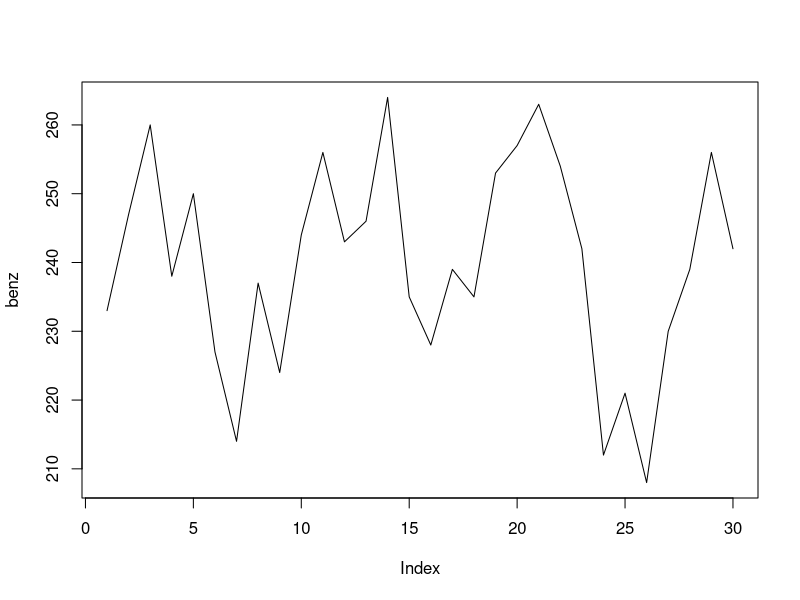
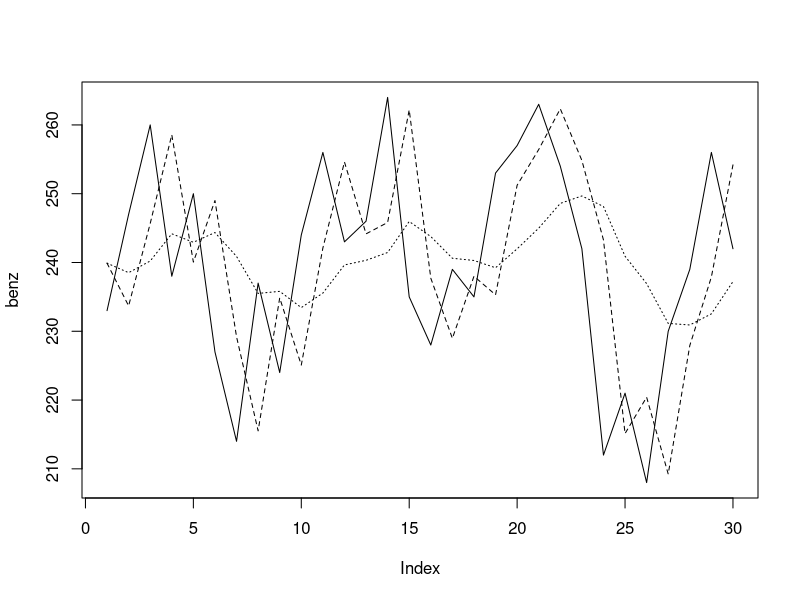
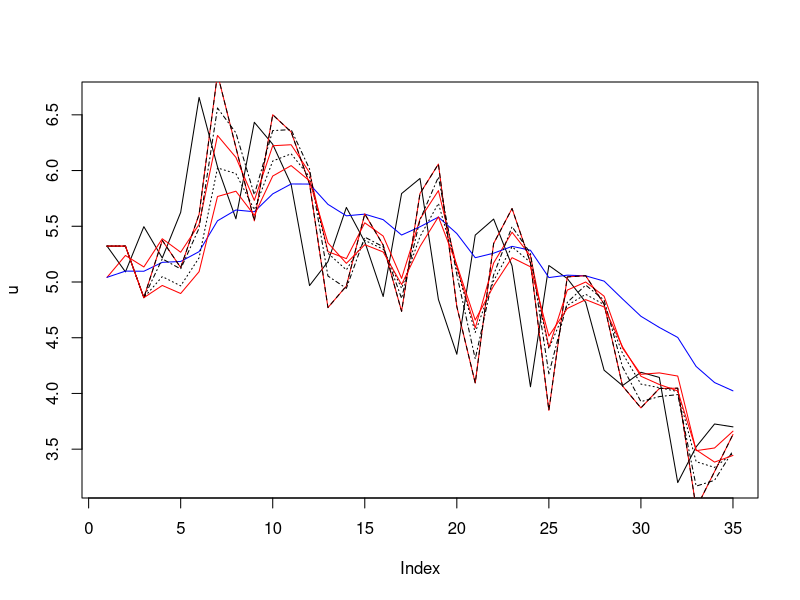
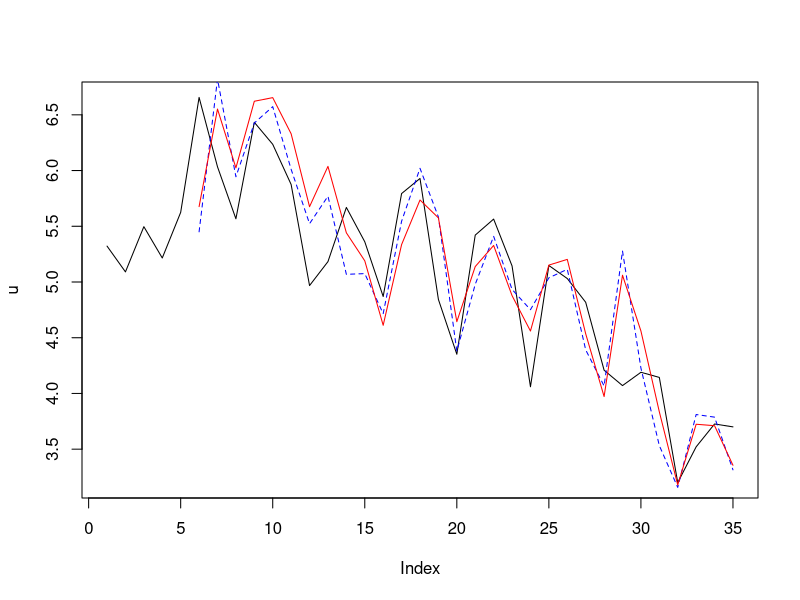
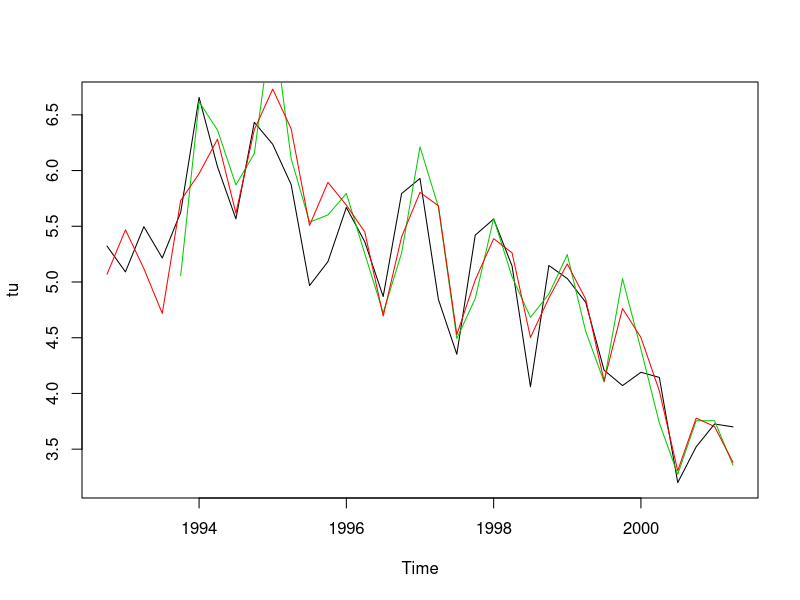
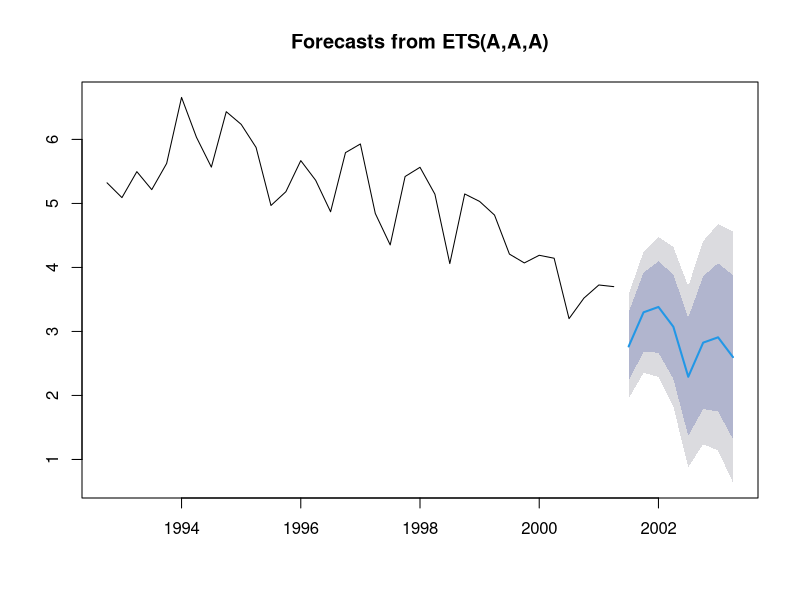
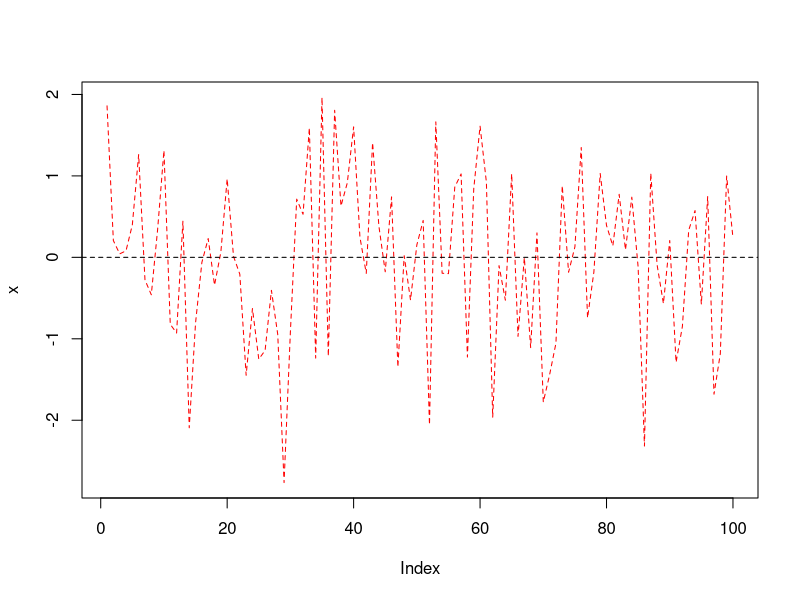
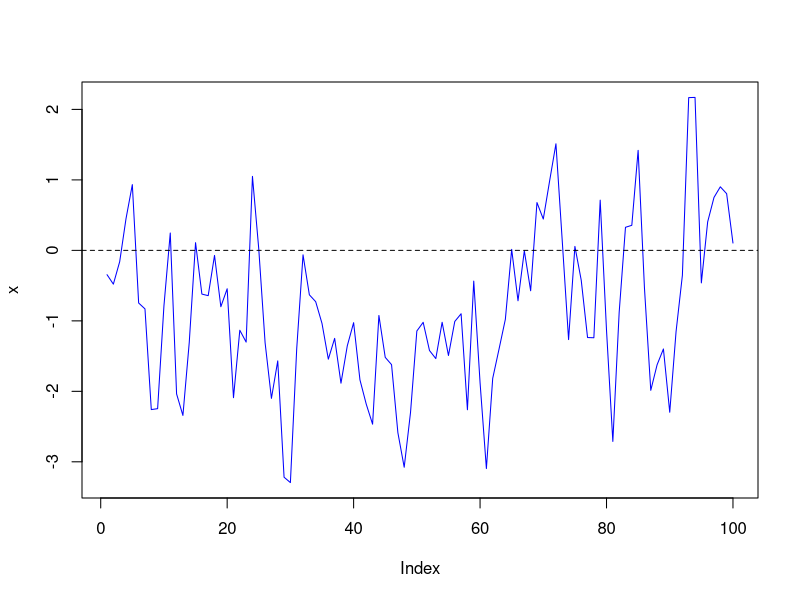

These figures' R source, in order:
## Esercizio ex Tab. 4.1
benz <- read.table(file="data/fig.4_1.dat")[,1]

plot(benz, type="l")
#Si può vedere graficamente che è stazionaria: allora posso usare lisciamento esponenziale semplice
## per equazione di y con lisciamento esponenziale
delta <- 0.1

y <- benz

## usando (4.1):
yhat <- rep(NA, length(y))
n <- length(y)
## valore iniziale
yhat[1] <- mean(y)
for(i in 1:(n-1)) {
    yhat[i+1] <- (1-delta) * sum(delta^(0:(i-1))*y[i:1])
}

## usando (4.2):
yhat <- rep(NA, length(y))
n <- length(y)
## valore iniziale
yhat[1] <- mean(y)
for(i in 1:(n-1)) {
    yhat[i+1] <- delta*yhat[i] + (1-delta)*y[i]
}

## una funzione le()
le <- function(y, delta) {
    yhat <- rep(NA, length(y))
    n <- length(y)
    ## valore iniziale
    yhat[1] <- mean(y)
    for(i in 1:(n-1)) {
        yhat[i+1] <- delta*yhat[i] + (1-delta)*y[i]
    }
    return(yhat)
}

le(benz, 0.1) # produce i risultati di p. 143

## Figura 4.2:
plot(benz, type="l")
lines(le(benz, 0.1), lty=2)
lines(le(benz, 0.8), lty=3)

## esempio: stima
## "grid search"
m <- 5
for(i in 1:9/10) {
    res2 <- (benz - le(benz, delta=i))^2
    ssres <- sum(res2[(m+1):length(res2)])
    print(ssres)
}

## stima con ottimizzazione numerica,
## criterio dei MQ
crit.fun <- function(delta, y, m) {
    res2 <- (y - le(y, delta=delta))^2
    ssres <- sum(res2[(m+1):length(res2)])
    return(ssres)
}
## es.
crit.fun(0.2, y, 5)

myopt <- optim(par=0.1, fn=crit.fun, y=benz, m=5, 
               method="Brent", lower=0, upper=1)
myopt$par
myopt$value

######################################

## es. Fig. 4.3 tasso di disocc in Veneto
u <- read.table(file="data/fig.4_3.dat")[,1]
plot(u, type="l")

## vedi cosa succederebbe con ES:
lines(le(u, 0.3), col="red")
lines(le(u, 0.8), col="blue")

## Metodo di Holt e Winters:
n <- length(u)
Lhat <- rep(NA, n)
That <- rep(NA, n)
yhat <- rep(NA, n)
alfa <- 0.1
beta <- 0.7

## valore iniziale
Lhat[1] <- yhat[1] <- u[1]
That[1] <- 0
yhat[2] <- Lhat[1]
Lhat[2] <- u[2]
That[2] <- u[2] - u[1]
yhat[3] <- Lhat[2] + That[2]*1
## da 3 in poi
for(i in 3:(n-1)) {
    Lhat[i] <- alfa * (Lhat[i-1]+That[i-1]) + (1-alfa)*u[i]
    That[i] <- beta*That[i-1] + (1-beta)*(Lhat[i]-Lhat[i-1])
    yhat[i+1] <- Lhat[i] + That[i]*1
}

lines(yhat, col="red")

## in una funzione:
hw <- function(y, alfa, beta) {
    n <- length(y)
    Lhat <- rep(NA, n)
    That <- rep(NA, n)
    yhat <- rep(NA, n)
    
    ## valore iniziale
    Lhat[1] <- yhat[1] <- y[1]
    That[1] <- 0
    yhat[2] <- Lhat[1]
    Lhat[2] <- y[2]
    That[2] <- y[2] - y[1]
    yhat[3] <- Lhat[2] + That[2]*1
    
    ## da 3 in poi
    for(i in 3:(n-1)) {
        Lhat[i] <- alfa * (Lhat[i-1]+That[i-1]) + (1-alfa)*y[i]
        That[i] <- beta*That[i-1] + (1-beta)*(Lhat[i]-Lhat[i-1])
        yhat[i+1] <- Lhat[i] + That[i]*1
    }
    return(yhat)
}

lines(hw(u, 0.1, 0.7), lty=2)
lines(hw(u, 0.3, 0.7), lty=4)
lines(hw(u, 0.4, 0.9), lty=3)

## chi sono i parametri ottimali?
## criterio dei MQ
crit.fun.hw <- function(betas, y, m) {
    alfa <- betas[1]
    beta <- betas[2]
    res2 <- (y - hw(y, alfa=alfa, beta=beta))^2
    ssres <- sum(res2[(m+1):length(res2)])
    return(ssres)
}
## es.
crit.fun.hw(c(0.1, 0.7), u, 5)

myopt <- optim(par=c(0,0), fn=crit.fun.hw, y=u, m=5, 
               method="L-BFGS-B",
               lower=c(0,0), upper=c(1,1))
myopt$par
myopt$value
lines(hw(u, alfa=myopt$par[1],
         beta=myopt$par[2]), col="red")

###### HW con stagionalità:

## direttamente in una funzione
hws <- function(y, alfa, beta, gamma) {
    ## fisso per semplicità la stagionalità a 4;
    ## sempre per semplicità partiamo sempre dal
    ## primo periodo
    n <- length(y)
    Lhat <- rep(NA, n)
    That <- rep(NA, n)
    Shat <- rep(NA, n)
    yhat <- rep(NA, n)
    
    ## valore iniziale: come pag. 147
    Lhat[3] <- 1/8*y[1] + 1/4*sum(y[2:4]) + 1/8*y[5]
    Lhat[4] <- 1/8*y[2] + 1/4*sum(y[3:5]) + 1/8*y[6]
    That[4] <- Lhat[4] - Lhat[3]
    Shat[4] <- y[4] - Lhat[4]
    Shat[3] <- y[3] - Lhat[3]
    Shat[2] <- y[2] - Lhat[3] -(-1)*That[4] # +That[4]
    Shat[1] <- y[1] - Lhat[3] -(-2)*That[4] # +2*That[4]  
    
    ## legge di aggiornamento:
    ## da 5 in poi
    for(i in 5:(n-1)) {
        Lhat[i] <- alfa * (Lhat[i-1]+That[i-1]) +
            (1-alfa)*(y[i]-Shat[i-4])    # aggiunta stagionalità
        That[i] <- beta*That[i-1] +
            (1-beta)*(Lhat[i]-Lhat[i-1]) # trend non cambia
        Shat[i] <- gamma*Shat[i-4] + 
            (1-gamma)*(y[i]-Lhat[i])
        ## qui è k=1 allora k<S
        yhat[i+1] <- Lhat[i] + That[i]*1 + Shat[i+1-4]
    }
    return(yhat)
}

## esempio del libro (vedi piccole differenze nel commento
## alla funzione)
plot(u, type="l")
lines(hws(u, 0.3, 0.7, 0.1), lty=2, col="blue")

## cerca parametri ottimali:
crit.fun.hws <- function(betas, y, m) {
    res2 <- (y - hws(y, alfa=betas[1],
                     beta=betas[2], gamma=betas[3]))^2
    ssres <- sum(res2[(m+1):length(res2)])
    return(ssres)
}

myopt <- optim(par=c(0,0,0), fn=crit.fun.hws, y=u, m=5, 
               method="L-BFGS-B",
               lower=c(0,0,0), upper=c(1,1,1))
myopt$par
myopt$value
lines(hws(u, alfa=myopt$par[1],
          beta=myopt$par[2],
          gamma=myopt$par[3]),
      col="red")

#### stesso esempio, funzioni "pronte" ####

## funzione "pronta" di R base, stesso metodo
tu <- ts(u, start=c(1992,4), freq=4)
hwmod <- HoltWinters(tu, seasonal="additive")

plot(tu)
fit.hw <- ts(c(rep(NA, 4), fitted(hwmod)[,"xhat"]),
             start=c(1992,4), freq=4)
lines(fit.hw, col="green3")

## idem, package "forecast"
library(forecast)
etsmod <- ets(tu, model="AAA")
lines(fitted(etsmod), col="red")

plot(forecast(etsmod, 8))


##### Analisi dei punti di svolta #####

## esempi:
## serie "del tutto casuale" (=generata plausibilmente
## da un processo white noise)
wn <- rnorm(100)
plotl <- function(x, ...) {
    plot(x, type="l", ...)
    abline(h=0, lty=2)
}
plotl(wn, col="red", lty=2)

## serie positivamente autocorrelata
ar1 <- function(n=100, rho=0) {
    y <- rep(NA, n)
    y[1] <- rnorm(1)
    for(i in 2:n) y[i] <- rho*y[i-1] + rnorm(1)
    return(y)
}
arp <- ar1(100, 0.7)
plotl(arp, col="blue")

## serie correlata negativamente: "attraversa" pi�
## spesso l'asse x
arn <- ar1(100, -0.7)
plotl(arn, col="blue")


## calcola punti di svolta della serie originale:
chpu <- c(NA, rep(0, length(u)-2), NA)

for(i in 2:(length(u)-1)) {
    if((u[i]>u[i-1] & u[i]>u[i+1]) | 
       (u[i]<u[i-1] & u[i]<u[i+1])) {
        chpu[i] <- 1
    }
}


u.hat <- hws(u, alfa=myopt$par[1],
             beta=myopt$par[2],
             gamma=myopt$par[3])
## fill first 5 vals.
u.hat[1:5] <- u[1:5]

chp.hat <- c(NA, rep(0, length(u)-2), NA)

for(i in 2:(length(u.hat)-1)) {
    if((u.hat[i]>u.hat[i-1] & u.hat[i]>u.hat[i+1]) | 
       (u.hat[i]<u.hat[i-1] & u.hat[i]<u.hat[i+1])) {
        chp.hat[i] <- 1
    }
}

## tabella di contingenza: quanti previsti correttamente?
table(chpu, chp.hat)



## Test dei punti di svolta (p.127):

## funzione che calcola i punti di svolta per una
## serie qualunque:
chp <- function(x) {
    ## init a zero
    mychp <- c(NA, rep(0, length(x)-2), NA)
    for(i in 2:(length(x)-1)) {
        ## se svolta poni a 1
        if((x[i]>x[i-1] & x[i]>x[i+1]) | 
           (x[i]<x[i-1] & x[i]<x[i+1])) {
            mychp[i] <- 1
        }
    }
    return(mychp)
}

chp.test <- function(x) {
    p.hat <- sum(chp(x), na.rm=TRUE)
    n <- length(x)
    tp.n <- (p.hat - 2*(n-2)/3)/sqrt((16*n-29)/90)
    p.val <- 2*(1 - pnorm(abs(tp.n)))
    
    names(tp.n) <- "Z test"
    dname <- paste(deparse(substitute(x)))
    
    mytest <- list(statistic = tp.n, 
                   method = "Test dei punti di svolta",
                   p.value = p.val, data.name = dname,
                   alternative = "Series 'not random'")
    class(mytest) <- "htest"
    return(mytest)
}
chp.test(u)

## analogamente, valutiamo la "casualità" dei residui
## (errori di previsione) u - u.hat

## prima li disegniamo
par(mfrow=c(2,1))
res <- u-u.hat
plot(u, type="l")
lines(u.hat, col="red")
plot(res, type="l", col="blue")
## ripristino
par(mfrow=c(1,1))

## test formale:
chp.test(res)

## proviamo sulle serie simulate
chp.test(arn)


## simulazione per determinare le proprietà empiriche
## del nostro test (in particolare il livello di sign.)

## simuliamo 100 serie perfettamente casuali di 50 oss.
simdatamat <- matrix(nrow=50, ncol=100)
for(i in 1:100) simdatamat[, i] <- ar1(50, -0.7) #rnorm(50)

myres <- apply(simdatamat, 2,
               FUN=function(x) chp.test(x)$p.value)
## empirical size:
sum(myres < 0.05)/length(myres)


## Ancora sulle medie mobili: decomposizione di una serie storica
decompose(tu)
plot(decompose(tu))